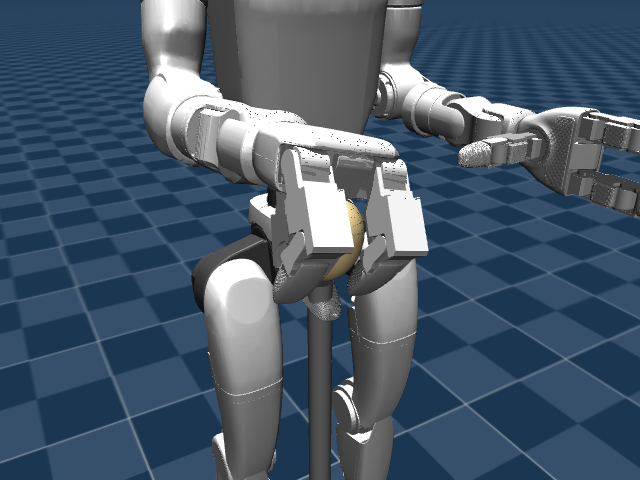
#> input picture data/e2e/egg_as_egg_capped.png, 640 x 480 px
$ python markers.py ../data/e2e/egg_as_egg_capped.png
#> lines starting #> are read from the running program, lines starting #| are printed output that depends on the picture; after the words box and inside, x2 and y2 are one past the last pixel; in counts of white or black regions, pixels touching at a corner belong together
#> further down, img is the input picture: shape (480, 640, 3); mean B, G, R 106.1, 89.4, 72.5
"""Detect the 4 yellow-green tape X markers at the corners of the table square and order them BL, TL, TR, BR.

Ordering convention (viewed from above, camera 'looking from the BL-BR edge'): BL is the bottom-left corner of the
quad in the image, then clockwise on screen: BL -> TL -> TR -> BR. If the camera sits elsewhere pass `rotate`
(0-3) to shift the labels by quarter turns, or use manual selection (`pick_manual`)."""
import itertools
import cv2
import numpy as np

# OpenCV HSV (H 0-179). Yellow-green tape; widened so it survives different lighting. Override via detect_markers(hsv_lo=, hsv_hi=).
HSV_LO = (19, 40, 110)
HSV_HI = (45, 255, 255)

def marker_mask(bgr, hsv_lo=HSV_LO, hsv_hi=HSV_HI):
#> called with hsv_lo = (19, 40, 110), hsv_hi = (45, 255, 255)
    hsv = cv2.cvtColor(bgr, cv2.COLOR_BGR2HSV)
#> hsv: shape (480, 640, 3); mean H, S, V 67.3, 92.9, 106.3
    m = cv2.inRange(hsv, np.array(hsv_lo, np.uint8), np.array(hsv_hi, np.uint8))
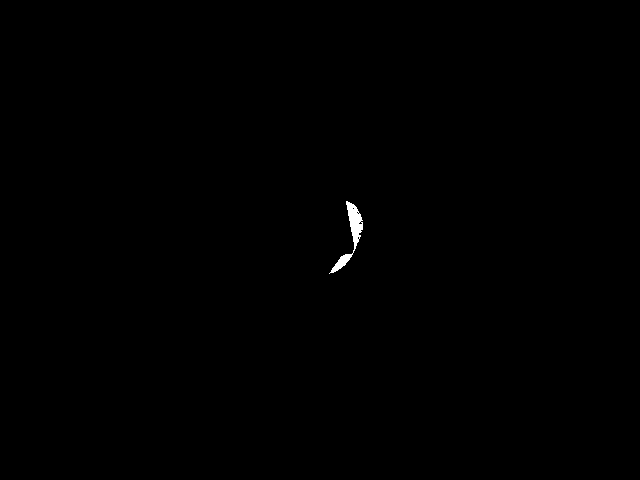
#> m: shape (480, 640); 0.19% white; 1 white region, box (x1, y1, x2, y2) and area: (329, 201, 363, 274) 597
    scale = max(bgr.shape[:2]) / 1000.0
#> scale = 0.64
    k = max(3, int(round(5 * scale)) | 1)
#> k = 3
    # close tiny gaps along the tape strokes, then drop speckles
    m = cv2.morphologyEx(m, cv2.MORPH_CLOSE, cv2.getStructuringElement(cv2.MORPH_ELLIPSE, (k, k)))
#> m: shape (480, 640); 0.2% white; 1 white region, box (x1, y1, x2, y2) and area: (329, 201, 363, 274) 610
    m = cv2.morphologyEx(m, cv2.MORPH_OPEN, np.ones((2, 2), np.uint8))
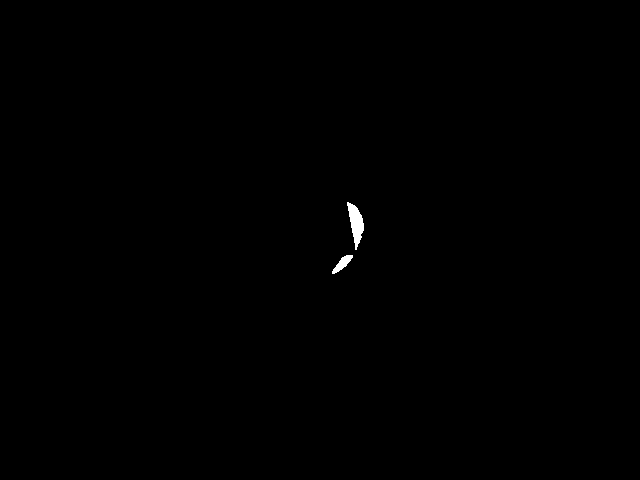
#> m: shape (480, 640); 0.2% white; 2 white regions, box (x1, y1, x2, y2) and area: (347, 202, 364, 250) 430, (332, 255, 353, 274) 170
    return m

# [10 lines left out: function _arms, not called in this run]

def find_candidates(bgr, hsv_lo=HSV_LO, hsv_hi=HSV_HI):
    """Return list of dicts (centroid xy, area, bbox, xness) for X-like blobs, best first."""
    m = marker_mask(bgr, hsv_lo, hsv_hi)
    n, lab, stats, cents = cv2.connectedComponentsWithStats(m, connectivity=8)
#> lab: shape (480, 640) int32; 3 distinct labels, from 0 to 2
#> n = 3; stats = [[0, 0, 640, 480, 306600], [347, 202, 17, 48, 430], [332, 255, 21, 19, 170]]; cents = [[319.4, 239.5], [355.5, 223], [342.1, 263.2]]
    H, W = m.shape
#> H = 480; W = 640
    min_area = 0.00004 * H * W
#> min_area = 12.29
    out = []
    for i in range(1, n):
        x, y, w, h, a = stats[i]
        if a < min_area or a > 0.02 * H * W: continue
        ar = max(w, h) / max(1, min(w, h))
        if ar > 3.5: continue                      # long strips are not an X seen from a reasonable angle
        b = (lab[y:y + h, x:x + w] == i).astype(np.uint8)
        cnt, _ = cv2.findContours(b, cv2.RETR_EXTERNAL, cv2.CHAIN_APPROX_SIMPLE)
        hull = cv2.contourArea(cv2.convexHull(max(cnt, key=cv2.contourArea)))
        solidity = a / max(1.0, hull)              # an X is sparse in its convex hull (~0.4-0.65); solid blobs/labels are not
        width = 2 * cv2.distanceTransform(np.pad(b, 1), cv2.DIST_L2, 3).max() / max(w, h)   # stroke width vs extent
        if solidity > 0.72 or width > 0.40: continue
        arms = _arms(b)
        if not 2 <= arms <= 6: continue            # an X has 4 arms around its crossing; deviations are penalised in the ranking
        fill = solidity
        # the true centre of an X is the centre of the strokes' crossing = blob centroid (symmetric shape)
        out.append(dict(xy=tuple(map(float, cents[i])), area=int(a), arms=arms, bbox=(int(x), int(y), int(w), int(h)),
                        score=float(a) * (1.0 - abs(fill - 0.3))))
#> this loop made 2 passes
#> (x, y, w, h, a, ar, cnt, hull) on passes 1 to 2: (347, 202, 17, 48, 430, 2.82, 1 contour; box (x1, y1, x2, y2) and area: (0, 0, 17, 48) 380, 422), (332, 255, 21, 19, 170, 1.11, 1 contour; box (x1, y1, x2, y2) and area: (0, 0, 21, 19) 144, 157)
#> after the loop, out = []
    out.sort(key=lambda d: -d["score"])
    return out

# [35 lines left out: functions order_corners, _quad_ok, squareness, not called in this run]

def detect_markers(bgr, rotate=0, hsv_lo=HSV_LO, hsv_hi=HSV_HI, roi=None, max_sq=0.2):
    """Return (pts[4,2] ordered BL,TL,TR,BR, info) or (None, info) when 4 markers are not found.
    info['n_candidates'], info['all'] (candidate centroids); with 3 visible markers info['n_found']==3 (not enough)."""
    img = bgr
    if roi is not None:
        x, y, w, h = roi; img = bgr[y:y + h, x:x + w]
    cands = find_candidates(img, hsv_lo, hsv_hi)[:12]
#> cands = []
    off = np.array(roi[:2], float) if roi is not None else np.zeros(2)
#> off = [0, 0]
    info = dict(n_candidates=len(cands), all=[tuple(np.add(c["xy"], off)) for c in cands])
#> info = {'n_candidates': 0, 'all': []}
    if len(cands) < 4: return None, info
    best, bs = None, 1e9
    for combo in itertools.combinations(range(len(cands)), 4):
        areas = np.array([cands[i]["area"] for i in combo], float)
        pts = np.array([cands[i]["xy"] for i in combo])
        if not _quad_ok(pts): continue
        sim = areas.min() / areas.max()            # same tape: perspective changes the areas only mildly
        if sim < 0.12: continue
        sq = squareness(pts, bgr.shape[1::-1])
        if sq > max_sq: continue
        s = sq + 0.1 * (1 - sim) + 0.05 * sum(abs(cands[i]["arms"] - 4) for i in combo)
        if s < bs: best, bs = pts, s
    info["squareness"] = None if best is None else bs
    if best is None: return None, info
    return order_corners(best + off, rotate), info

# [48 lines left out: functions calibrate_from_frames, pick_manual, not called in this run]

if __name__ == "__main__":
    import argparse, json, sys
    ap = argparse.ArgumentParser(description="Detect table markers in an image/video frame; --manual to click them.")
    ap.add_argument("source"); ap.add_argument("--frame", type=int, default=0); ap.add_argument("--manual", action="store_true")
    ap.add_argument("--rotate", type=int, default=0); ap.add_argument("--out", help="save the 4 points to this json")
    a = ap.parse_args()
    img = cv2.imread(a.source)
    if img is None:
        c = cv2.VideoCapture(a.source); c.set(cv2.CAP_PROP_POS_FRAMES, a.frame); ok, img = c.read()
        if not ok: sys.exit("cannot read source")
    pts = pick_manual(img) if a.manual else detect_markers(img, a.rotate)[0]
    print("points BL,TL,TR,BR:", None if pts is None else pts.round(1).tolist())
#| points BL,TL,TR,BR: None
    if pts is not None and a.out: json.dump(pts.tolist(), open(a.out, "w"))
